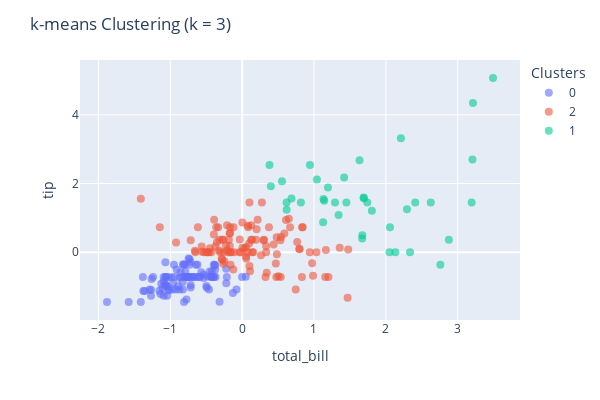

This figure's notebook cell:
### Code cell
# k-means clustering (k = 3)
kMeans3 = KMeans(n_clusters=3, n_init='auto', random_state=123).fit(features_scaled)

cv_1.plot_clusters(kMeans3.labels_, title='k-means Clustering (k = 3)')
